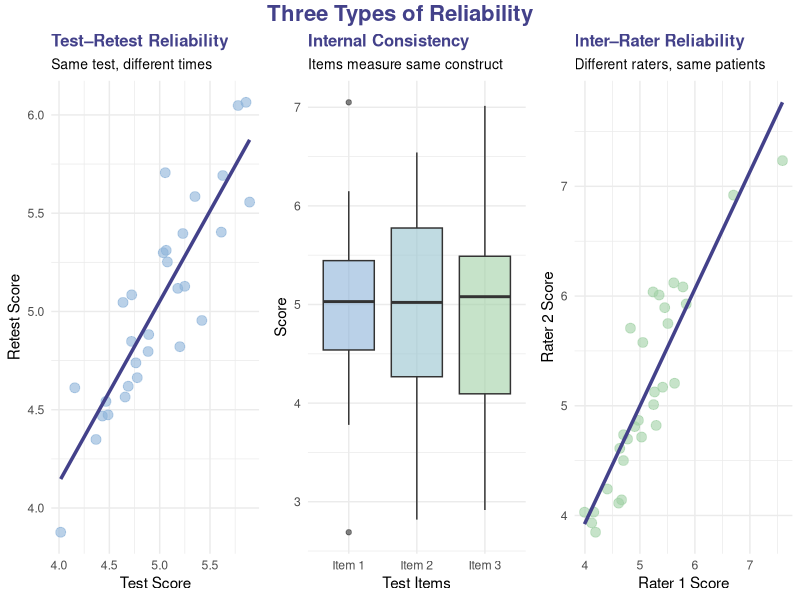
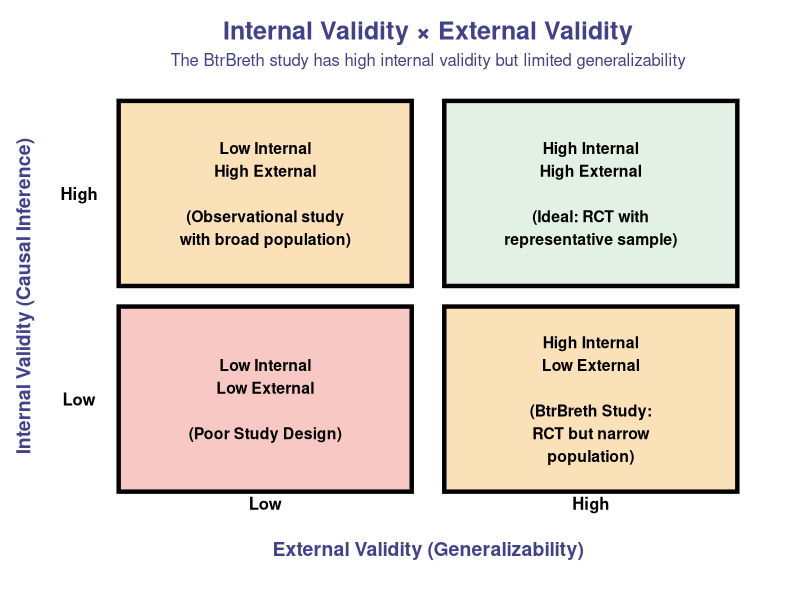
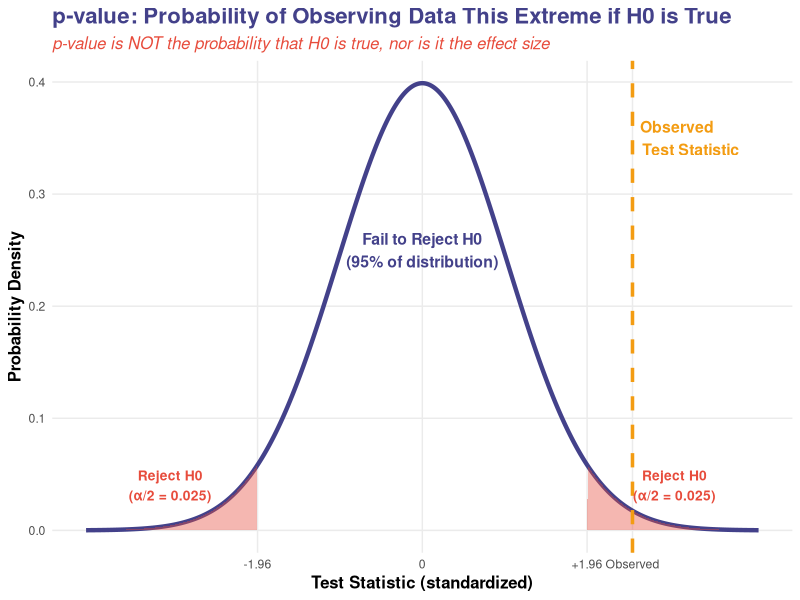
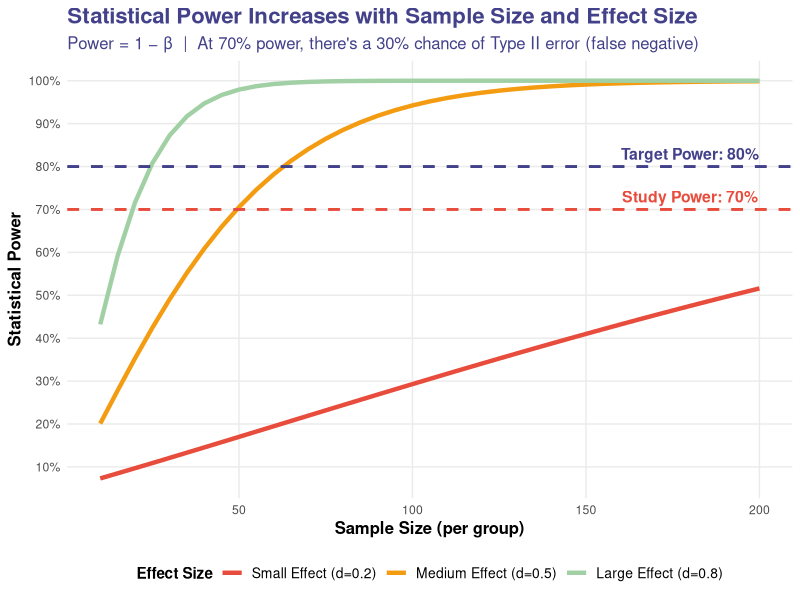
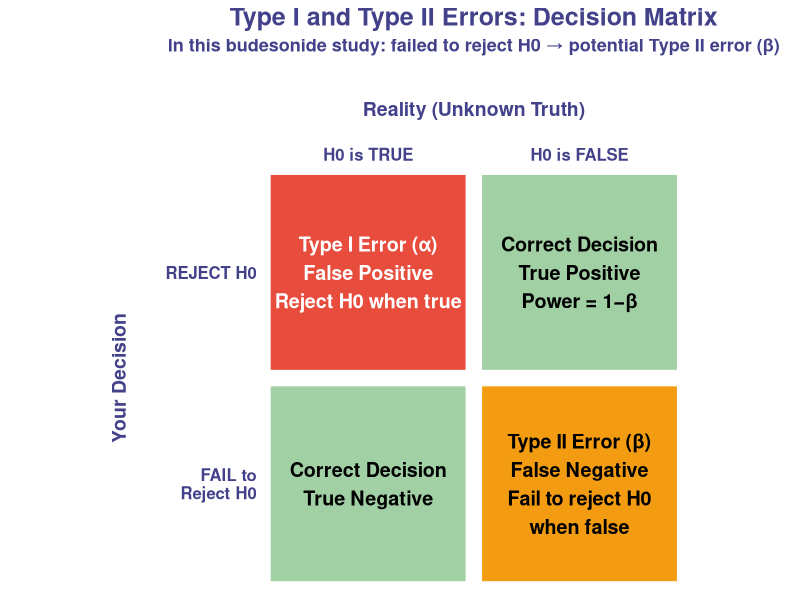
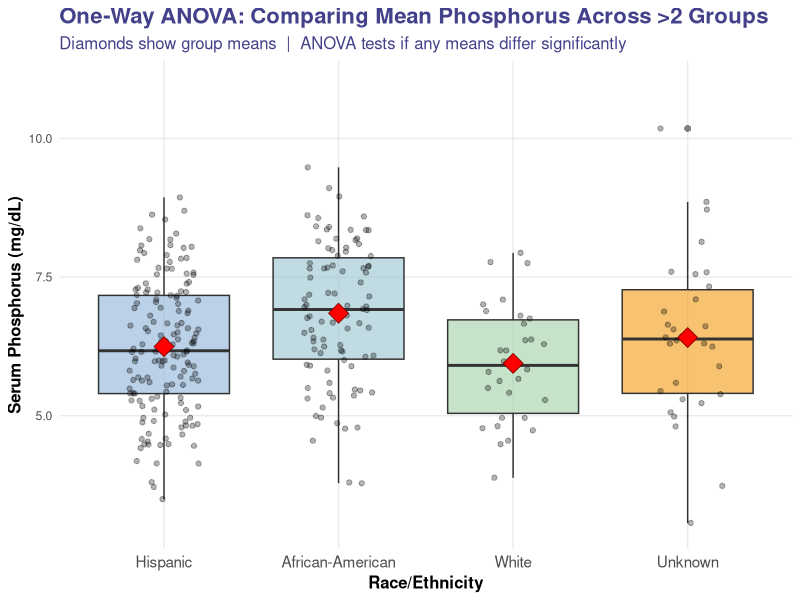
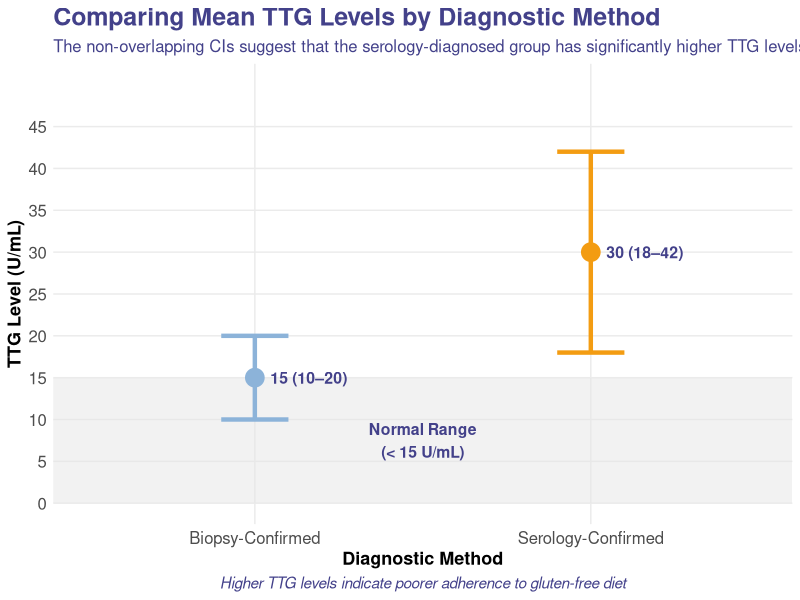
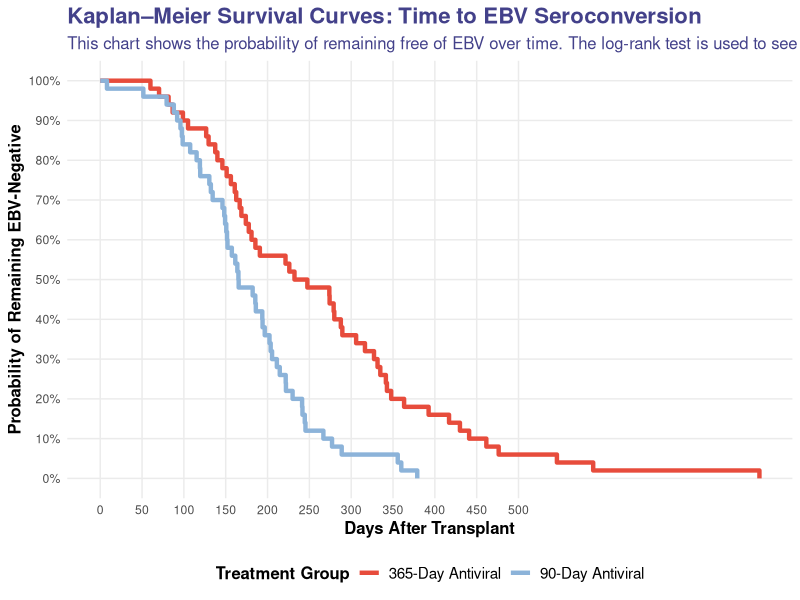

The R source for these figures, in order:
## ---- chunk 1
library(ggplot2)
library(dplyr)
library(tidyr)
library(ggtext)
knitr::opts_chunk$set(echo = FALSE, warning = FALSE, message = FALSE)
## ---- chunk 2
# Create a visual comparison of reliability types
library(ggplot2)
library(gridExtra)
library(grid)

# Create data for visualization
set.seed(123)

# Test-Retest Reliability
test1 <- rnorm(30, mean = 5, sd = 0.5)
retest <- test1 + rnorm(30, mean = 0, sd = 0.3)
df_retest <- data.frame(Test1 = test1, Retest = retest)

# Internal Consistency (Cronbach's alpha concept)
item1 <- rnorm(30, mean = 5, sd = 1)
item2 <- item1 + rnorm(30, mean = 0, sd = 0.5)
item3 <- item1 + rnorm(30, mean = 0, sd = 0.5)
df_internal <- data.frame(
  Item = factor(rep(c("Item 1", "Item 2", "Item 3"), each = 30)),
  Score = c(item1, item2, item3),
  Person = rep(1:30, 3)
)

# Inter-Rater Reliability
rater1 <- rnorm(30, mean = 5, sd = 0.8)
rater2 <- rater1 + rnorm(30, mean = 0, sd = 0.4)
df_interrater <- data.frame(Rater1 = rater1, Rater2 = rater2)

# Plot 1: Test-Retest
p1 <- ggplot(df_retest, aes(x = Test1, y = Retest)) +
  geom_point(color = "#8CB3D9", size = 3, alpha = 0.6) +
  geom_smooth(method = "lm", se = FALSE, color = "#43418A", size = 1.2) +
  labs(title = "Test–Retest Reliability",
       subtitle = "Same test, different times",
       x = "Test Score", y = "Retest Score") +
  theme_minimal() +
  theme(plot.title = element_text(face = "bold", color = "#43418A", size = 12),
        plot.subtitle = element_text(size = 10))

# Plot 2: Internal Consistency
p2 <- ggplot(df_internal, aes(x = Item, y = Score, fill = Item)) +
  geom_boxplot(alpha = 0.6) +
  scale_fill_manual(values = c("#8CB3D9", "#96C3CE", "#A1D0A5")) +
  labs(title = "Internal Consistency",
       subtitle = "Items measure same construct",
       x = "Test Items", y = "Score") +
  theme_minimal() +
  theme(plot.title = element_text(face = "bold", color = "#43418A", size = 12),
        plot.subtitle = element_text(size = 10),
        legend.position = "none")

# Plot 3: Inter-Rater
p3 <- ggplot(df_interrater, aes(x = Rater1, y = Rater2)) +
  geom_point(color = "#A1D0A5", size = 3, alpha = 0.6) +
  geom_smooth(method = "lm", se = FALSE, color = "#43418A", size = 1.2) +
  labs(title = "Inter–Rater Reliability",
       subtitle = "Different raters, same patients",
       x = "Rater 1 Score", y = "Rater 2 Score") +
  theme_minimal() +
  theme(plot.title = element_text(face = "bold", color = "#43418A", size = 12),
        plot.subtitle = element_text(size = 10))

# Combine plots
grid.arrange(p1, p2, p3, ncol = 3,
             top = textGrob("Three Types of Reliability",
                           gp = gpar(fontsize = 16, fontface = "bold", col = "#43418A")))
## ---- chunk 3
# Create a 2x2 matrix showing Internal vs External Validity
library(ggplot2)

# Create quadrant data
quadrants <- data.frame(
  x = c(0.25, 0.75, 0.25, 0.75),
  y = c(0.25, 0.25, 0.75, 0.75),
  label = c(
    "Low Internal\nLow External\n\n(Poor Study Design)",
    "High Internal\nLow External\n\n(BtrBreth Study:\nRCT but narrow\npopulation)",
    "Low Internal\nHigh External\n\n(Observational study\nwith broad population)",
    "High Internal\nHigh External\n\n(Ideal: RCT with\nrepresentative sample)"
  ),
  color = c("#E74C3C", "#F39C12", "#F39C12", "#A1D0A5")
)

ggplot(quadrants, aes(x = x, y = y)) +
  geom_tile(aes(fill = color), width = 0.45, height = 0.45, alpha = 0.3, color = "black", size = 1.5) +
  geom_text(aes(label = label), size = 4, fontface = "bold") +
  scale_fill_identity() +
  scale_x_continuous(limits = c(0, 1), breaks = c(0.25, 0.75), labels = c("Low", "High")) +
  scale_y_continuous(limits = c(0, 1), breaks = c(0.25, 0.75), labels = c("Low", "High")) +
  labs(title = "Internal Validity × External Validity",
       subtitle = "The BtrBreth study has high internal validity but limited generalizability",
       x = "External Validity (Generalizability)",
       y = "Internal Validity (Causal Inference)") +
  theme_void() +
  theme(
    plot.title = element_text(size = 18, face = "bold", color = "#43418A", hjust = 0.5),
    plot.subtitle = element_text(size = 12, color = "#43418A", hjust = 0.5),
    axis.title.x = element_text(size = 14, face = "bold", color = "#43418A", margin = margin(t = 20)),
    axis.title.y = element_text(size = 14, face = "bold", color = "#43418A", angle = 90, margin = margin(r = 20)),
    axis.text.x = element_text(size = 12, face = "bold", margin = margin(t = -20)),
    axis.text.y = element_text(size = 12, face = "bold", margin = margin(r = -20)),
    plot.margin = margin(t = 10, r = 10, b = 30, l = 10, unit = "pt")
  )
## ---- chunk 4
# Visualize what a p-value represents
library(ggplot2)

# Create normal distribution under null hypothesis
x <- seq(-4, 4, length.out = 1000)
y <- dnorm(x)
df <- data.frame(x = x, y = y)

# Critical values for alpha = 0.05 (two-tailed)
critical_value <- qnorm(0.975)

# Create the plot
ggplot(df, aes(x = x, y = y)) +
  # Full distribution
  geom_line(color = "#43418A", size = 1.5) +
  # Shade rejection regions (p < 0.05)
  geom_area(data = subset(df, x < -critical_value),
            aes(x = x, y = y), fill = "#E74C3C", alpha = 0.4) +
  geom_area(data = subset(df, x > critical_value),
            aes(x = x, y = y), fill = "#E74C3C", alpha = 0.4) +
  # Add observed test statistic location
  geom_vline(xintercept = 2.5, linetype = "dashed", color = "#F39C12", size = 1.2) +
  annotate("text", x = 2.5, y = 0.35, label = "Observed\nTest Statistic",
           color = "#F39C12", fontface = "bold", size = 4, hjust = -0.1) +
  # Add labels for rejection regions
  annotate("text", x = -3.0, y = 0.04, label = "Reject H0\n(α/2 = 0.025)",
           color = "#E74C3C", fontface = "bold", size = 3.5) +
  annotate("text", x = +3.0, y = 0.04, label = "Reject H0\n(α/2 = 0.025)",
           color = "#E74C3C", fontface = "bold", size = 3.5) +
  annotate("text", x = 0, y = 0.25, label = "Fail to Reject H0\n(95% of distribution)",
           color = "#43418A", fontface = "bold", size = 4) +
  # Labels
  labs(title = "p-value: Probability of Observing Data This Extreme if H0 is True",
       subtitle = "p-value is NOT the probability that H0 is true, nor is it the effect size",
       x = "Test Statistic (standardized)",
       y = "Probability Density") +
  theme_minimal() +
  theme(
    plot.title = element_text(size = 16, face = "bold", color = "#43418A"),
    plot.subtitle = element_text(size = 12, color = "#E74C3C", face = "italic"),
    axis.title = element_text(size = 12, face = "bold"),
    panel.grid.minor = element_blank()
  ) +
  scale_x_continuous(breaks = c(-critical_value, 0, critical_value, 2.5),
                     labels = c("-1.96", "0", "+1.96", "Observed"))
## ---- chunk 5
# Create power curve visualization
library(ggplot2)

# Sample sizes to test
sample_sizes <- seq(10, 200, by = 5)

# Calculate power for different effect sizes
# Using pwr package concepts (simplified for visualization)
calculate_power <- function(n, effect_size) {
  # Simplified power calculation
  z_alpha <- qnorm(0.975)  # two-tailed alpha = 0.05
  ncp <- effect_size * sqrt(n / 2)
  power <- pnorm(ncp - z_alpha) + pnorm(-ncp - z_alpha)
  return(power)
}

# Different effect sizes
effect_sizes <- c(0.2, 0.5, 0.8)  # Small, Medium, Large (Cohen's d)
power_data <- expand.grid(n = sample_sizes, effect = effect_sizes)
power_data$power <- mapply(calculate_power, power_data$n, power_data$effect)
power_data$effect_label <- factor(power_data$effect,
                                  levels = c(0.2, 0.5, 0.8),
                                  labels = c("Small Effect (d=0.2)",
                                           "Medium Effect (d=0.5)",
                                           "Large Effect (d=0.8)"))

# Create the plot
ggplot(power_data, aes(x = n, y = power, color = effect_label)) +
  geom_line(size = 1.5) +
  geom_hline(yintercept = 0.8, linetype = "dashed", color = "#43418A", size = 1) +
  geom_hline(yintercept = 0.7, linetype = "dashed", color = "#E74C3C", size = 1) +
  annotate("text", x = 180, y = 0.83, label = "Target Power: 80%",
           color = "#43418A", fontface = "bold", size = 4) +
  annotate("text", x = 180, y = 0.73, label = "Study Power: 70%",
           color = "#E74C3C", fontface = "bold", size = 4) +
  scale_color_manual(values = c("#E74C3C", "#F39C12", "#A1D0A5")) +
  labs(title = "Statistical Power Increases with Sample Size and Effect Size",
       subtitle = "Power = 1 − β  |  At 70% power, there's a 30% chance of Type II error (false negative)",
       x = "Sample Size (per group)",
       y = "Statistical Power",
       color = "Effect Size") +
  theme_minimal() +
  theme(
    plot.title = element_text(size = 16, face = "bold", color = "#43418A"),
    plot.subtitle = element_text(size = 12, color = "#43418A"),
    axis.title = element_text(size = 12, face = "bold"),
    legend.position = "bottom",
    legend.title = element_text(face = "bold"),
    legend.text = element_text(size = 10),
    panel.grid.minor = element_blank()
  ) +
  scale_y_continuous(breaks = seq(0, 1, 0.1), labels = scales::percent)
## ---- chunk 6
# Create a decision tree visualization
library(ggplot2)
library(grid)

# Create a 2x2 decision matrix
decision_data <- data.frame(
  x = c(1, 2, 1, 2),
  y = c(2, 2, 1, 1),
  label = c(
    "Type I Error (α)\nFalse Positive\nReject H0 when true",
    "Correct Decision\nTrue Positive\nPower = 1−β",
    "Correct Decision\nTrue Negative",
    "Type II Error (β)\nFalse Negative\nFail to reject H0\nwhen false"
  ),
  fill_color = c("#E74C3C", "#A1D0A5", "#A1D0A5", "#F39C12"),
  text_color = c("white", "black", "black", "black")
)

ggplot(decision_data, aes(x = x, y = y)) +
  geom_tile(aes(fill = fill_color), color = "white", size = 2, width = 0.95, height = 0.95) +
  geom_text(aes(label = label, color = text_color), size = 5, fontface = "bold", lineheight = 1.2) +
  scale_fill_identity() +
  scale_color_identity() +
  scale_x_continuous(breaks = c(1, 2),
                     labels = c("H0 is TRUE", "H0 is FALSE"),
                     position = "top",
                     expand = expansion(mult = 0.02)) +
  scale_y_continuous(breaks = c(1, 2),
                     labels = c("FAIL to\nReject H0", "REJECT H0"),
                     expand = expansion(mult = 0.02)) +
  labs(title = "Type I and Type II Errors: Decision Matrix",
       subtitle = "In this budesonide study: failed to reject H0 → potential Type II error (β)",
       x = "Reality (Unknown Truth)",
       y = "Your Decision") +
  theme_minimal() +
  theme(
    plot.title = element_text(size = 18, face = "bold", color = "#43418A", hjust = 0.5, margin = margin(b = 5)),
    plot.subtitle = element_text(size = 13, color = "#43418A", hjust = 0.5, face = "bold", margin = margin(b = 30)),
    axis.title.x.top = element_text(size = 14, face = "bold", color = "#43418A", margin = margin(b = 20)),
    axis.title.y = element_text(size = 14, face = "bold", color = "#43418A", angle = 90, margin = margin(r = 25)),
    axis.text.x.top = element_text(size = 12, face = "bold", color = "#43418A", vjust = 0),
    axis.text.y = element_text(size = 12, face = "bold", color = "#43418A", hjust = 1),
    panel.grid = element_blank(),
    axis.ticks.length = unit(0, "pt")
  ) +
  coord_fixed()
## ---- chunk 7
# Create simulated phosphorus data by race/ethnicity
set.seed(456)

# Simulate data with slight differences between groups
n_per_group <- c(150, 90, 30, 30)  # Hispanic, African-American, White, Unknown
ethnicities <- rep(c("Hispanic", "African-American", "White", "Unknown"), n_per_group)

# Create phosphorus levels with some group differences
phosphorus <- c(
  rnorm(n_per_group[1], mean = 6.2, sd = 1.2),  # Hispanic
  rnorm(n_per_group[2], mean = 6.8, sd = 1.3),  # African-American
  rnorm(n_per_group[3], mean = 5.9, sd = 1.1),  # White
  rnorm(n_per_group[4], mean = 6.4, sd = 1.4)   # Unknown
)

df_phosphorus <- data.frame(
  Ethnicity = factor(ethnicities, levels = c("Hispanic", "African-American", "White", "Unknown")),
  Phosphorus = phosphorus
)

# Calculate means for annotation
group_means <- df_phosphorus %>%
  group_by(Ethnicity) %>%
  summarize(mean_phos = mean(Phosphorus), .groups = "drop")

# Create the plot
ggplot(df_phosphorus, aes(x = Ethnicity, y = Phosphorus, fill = Ethnicity)) +
  geom_boxplot(alpha = 0.6, outlier.shape = 16, outlier.size = 2) +
  geom_jitter(width = 0.2, alpha = 0.3, size = 1.5) +
  stat_summary(fun = mean, geom = "point", shape = 23, size = 5,
               fill = "red", color = "darkred") +
  scale_fill_manual(values = c("#8CB3D9", "#96C3CE", "#A1D0A5", "#F39C12")) +
  labs(title = "One-Way ANOVA: Comparing Mean Phosphorus Across >2 Groups",
       subtitle = "Diamonds show group means  |  ANOVA tests if any means differ significantly",
       x = "Race/Ethnicity",
       y = "Serum Phosphorus (mg/dL)") +
  theme_minimal() +
  theme(
    plot.title = element_text(size = 16, face = "bold", color = "#43418A"),
    plot.subtitle = element_text(size = 12, color = "#43418A"),
    axis.title = element_text(size = 12, face = "bold"),
    legend.position = "none",
    axis.text.x = element_text(angle = 0, hjust = 0.5, size = 11),
    panel.grid.minor = element_blank()
  ) +
  scale_y_continuous(limits = c(3, 11))
## ---- chunk 8
# Create a visualization for chi-square concept
library(ggplot2)
library(kableExtra)

# Create example 2x2 table
asthma_data <- data.frame(
  Group = c("Action Plan", "No Action Plan", "Total"),
  Readmitted = c("25", "45", "70"),
  Not_Readmitted = c("175", "155", "330"),
  Total = c("200", "200", "400")
)

# Display as table
kable(asthma_data,
      col.names = c("", "Readmitted", "Not Readmitted", "Total"),
      align = c("l", "c", "c", "c")) %>%
  kable_styling(bootstrap_options = c("striped", "hover", "condensed"),
                full_width = FALSE, font_size = 20) %>%
  column_spec(1, bold = TRUE, width = "8em") %>%
  column_spec(2:4, width = "6em") %>%
  row_spec(0, bold = TRUE, color = "white", background = "#43418A") %>%
  row_spec(3, bold = TRUE, background = "#f0f0f0")
## ---- chunk 9
# Visualize confidence intervals
library(ggplot2)

# Create data for both groups
ci_data <- data.frame(
  Group = c("Biopsy-Confirmed", "Serology-Confirmed"),
  Mean = c(15, 30),
  Lower = c(10, 18),
  Upper = c(20, 42),
  Color = c("#8CB3D9", "#F39C12")
)

# Create plot
ggplot(ci_data, aes(x = Group, y = Mean, color = Group)) +
  # Add gray band for normal range (0-15)
  annotate("rect", xmin = -Inf, xmax = Inf, ymin = 0, ymax = 15,
           fill = "gray90", alpha = 0.5) +
  annotate("text", x = 1.5, y = 7.5, label = "Normal Range\n(< 15 U/mL)",
           color = "#43418A", fontface = "bold", size = 4, hjust = 0.5) +
  geom_point(size = 6) +
  geom_errorbar(aes(ymin = Lower, ymax = Upper), width = 0.2, size = 1.5) +
  # Add value labels next to each point
  geom_text(aes(label = paste0(Mean, " (", Lower, "–", Upper, ")")),
            hjust = -0.2, size = 4, fontface = "bold", color = "#43418A",
            show.legend = FALSE) +
  scale_color_manual(values = c("#8CB3D9", "#F39C12")) +
  labs(title = "Comparing Mean TTG Levels by Diagnostic Method",
       subtitle = "The non-overlapping CIs suggest that the serology-diagnosed group has significantly higher TTG levels one year post-diagnosis, implying poorer dietary adherence",
       x = "Diagnostic Method",
       y = "TTG Level (U/mL)",
       caption = "Higher TTG levels indicate poorer adherence to gluten-free diet") +
  theme_minimal() +
  theme(
    plot.title = element_text(size = 18, face = "bold", color = "#43418A"),
    plot.subtitle = element_text(size = 12, color = "#43418A"),
    plot.caption = element_text(size = 11, face = "italic", color = "#43418A", hjust = 0.5),
    axis.title = element_text(size = 13, face = "bold"),
    axis.text = element_text(size = 12),
    legend.position = "none",
    panel.grid.minor = element_blank()
  ) +
  scale_y_continuous(breaks = seq(0, 45, 5), limits = c(0, 50)) +
  scale_x_discrete()
## ---- chunk 10
# Create Kaplan-Meier style survival curves
library(ggplot2)

set.seed(789)

# Simulate time-to-event data for two groups
# 90-day antiviral group - converts earlier
time_90day <- rweibull(50, shape = 2, scale = 180)
# 365-day antiviral group - converts later
time_365day <- rweibull(50, shape = 2, scale = 300)

# Create survival probabilities at different time points
create_km_data <- function(times, group_name) {
  times_sorted <- sort(times)
  n <- length(times_sorted)
  events <- 1:n
  at_risk <- n:1
  survival_prob <- cumprod((at_risk - 1) / at_risk)

  # Add starting point
  df <- data.frame(
    time = c(0, times_sorted),
    survival = c(1, survival_prob),
    group = group_name
  )
  return(df)
}

km_90 <- create_km_data(time_90day, "90-Day Antiviral")
km_365 <- create_km_data(time_365day, "365-Day Antiviral")

km_data <- rbind(km_90, km_365)

# Create the plot
ggplot(km_data, aes(x = time, y = survival, color = group)) +
  geom_step(size = 1.5) +
  scale_color_manual(values = c("#E74C3C", "#8CB3D9")) +
  labs(title = "Kaplan–Meier Survival Curves: Time to EBV Seroconversion",
       subtitle = "This chart shows the probability of remaining free of EBV over time. The log-rank test is used to see if the difference between the two curves is statistically significant.",
       x = "Days After Transplant",
       y = "Probability of Remaining EBV-Negative",
       color = "Treatment Group") +
  theme_minimal() +
  theme(
    plot.title = element_text(size = 16, face = "bold", color = "#43418A"),
    plot.subtitle = element_text(size = 12, color = "#43418A"),
    axis.title = element_text(size = 12, face = "bold"),
    legend.position = "bottom",
    legend.title = element_text(face = "bold", size = 12),
    legend.text = element_text(size = 11),
    panel.grid.minor = element_blank()
  ) +
  scale_y_continuous(labels = scales::percent, breaks = seq(0, 1, 0.1)) +
  scale_x_continuous(breaks = seq(0, 500, 50))
